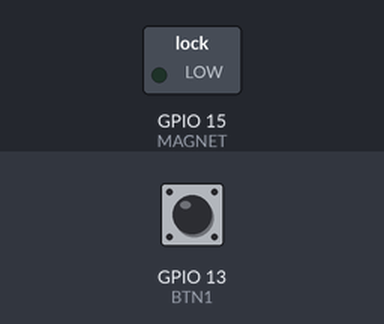
Bench run of a sketch on a simulated ESP32. On the bench: switched loads named in the sketch (green lamp = pin HIGH). The inputs (shaded band) are chosen by the test bench; at power-on: GPIO 13 (BTN1) HIGH. What the sketch prints to the serial monitor is not drawn.

Above: at 1.2 s.
1.3 s: GPIO 13 (BTN1) pulled LOW for 0.15 s
At 1.37 s:
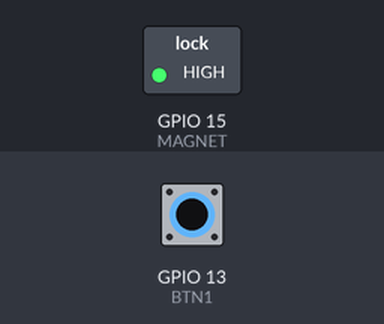
2.9 s: GPIO 13 (BTN1) pulled LOW for 3.2 s
At 7.2 s:
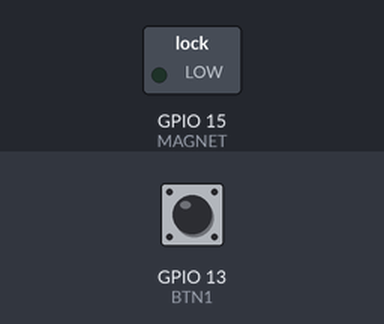
Timing chart, 0 to 8.7 s (numbered marks = the images above; inputs shaded):
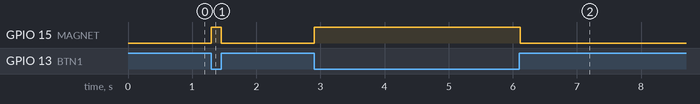

Measured:
- after the input at 1.3 s, GPIO 15 (MAGNET): LOW → HIGH at once, → LOW 0.15 s later
- after the input at 2.9 s, GPIO 15 (MAGNET): LOW → HIGH at once, → LOW 3.2 s later

The sketch:

Magnet_test.ino
```cpp
// ESP32 Test: Button 1 controls 12V Magnet via ULN2003
// Button 1: active LOW (connected to GND, using INPUT_PULLUP)
// Magnet: driven through ULN2003 on D12 (active HIGH)

#define BTN1  13      // Button 1 input pin
#define MAGNET 15     // Magnet control output (goes to ULN2003 IN1)

void setup() {
  pinMode(BTN1, INPUT_PULLUP);  // Button pulled up internally
  pinMode(MAGNET, OUTPUT);      // Magnet control output
  digitalWrite(MAGNET, LOW);    // Magnet off initially

  Serial.begin(115200);
  Serial.println("Button→Magnet Test Started");
}

void loop() {
  int button_state = digitalRead(BTN1);

  if (button_state == LOW) {
    digitalWrite(MAGNET, HIGH);   // Turn magnet ON
    Serial.println("Button 1 pressed → Magnet ON");
  } else {
    digitalWrite(MAGNET, LOW);    // Turn magnet OFF
  }

  delay(50); // small debounce delay
}
```
